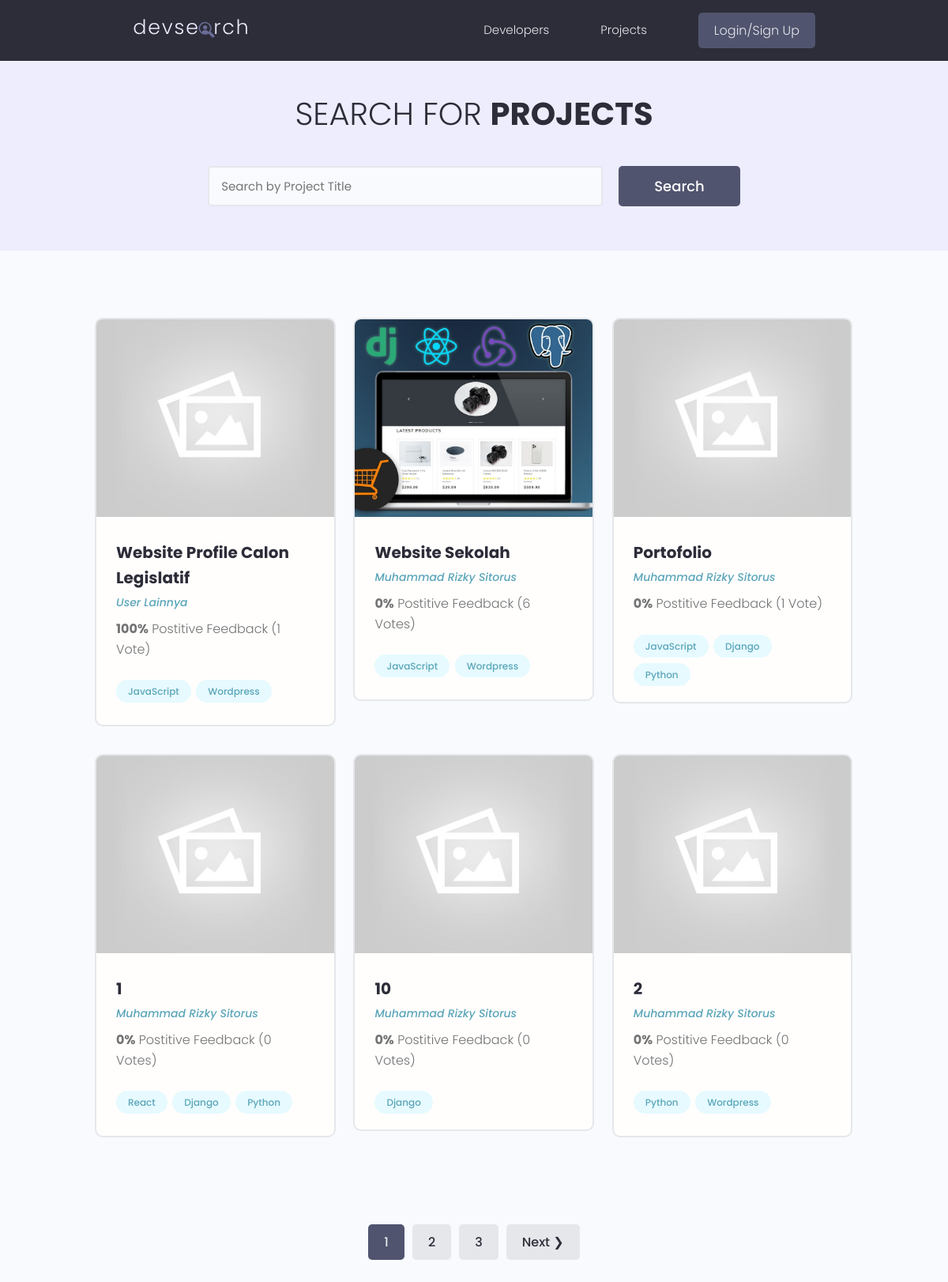
The page /projects/ on the database as committed earlier.
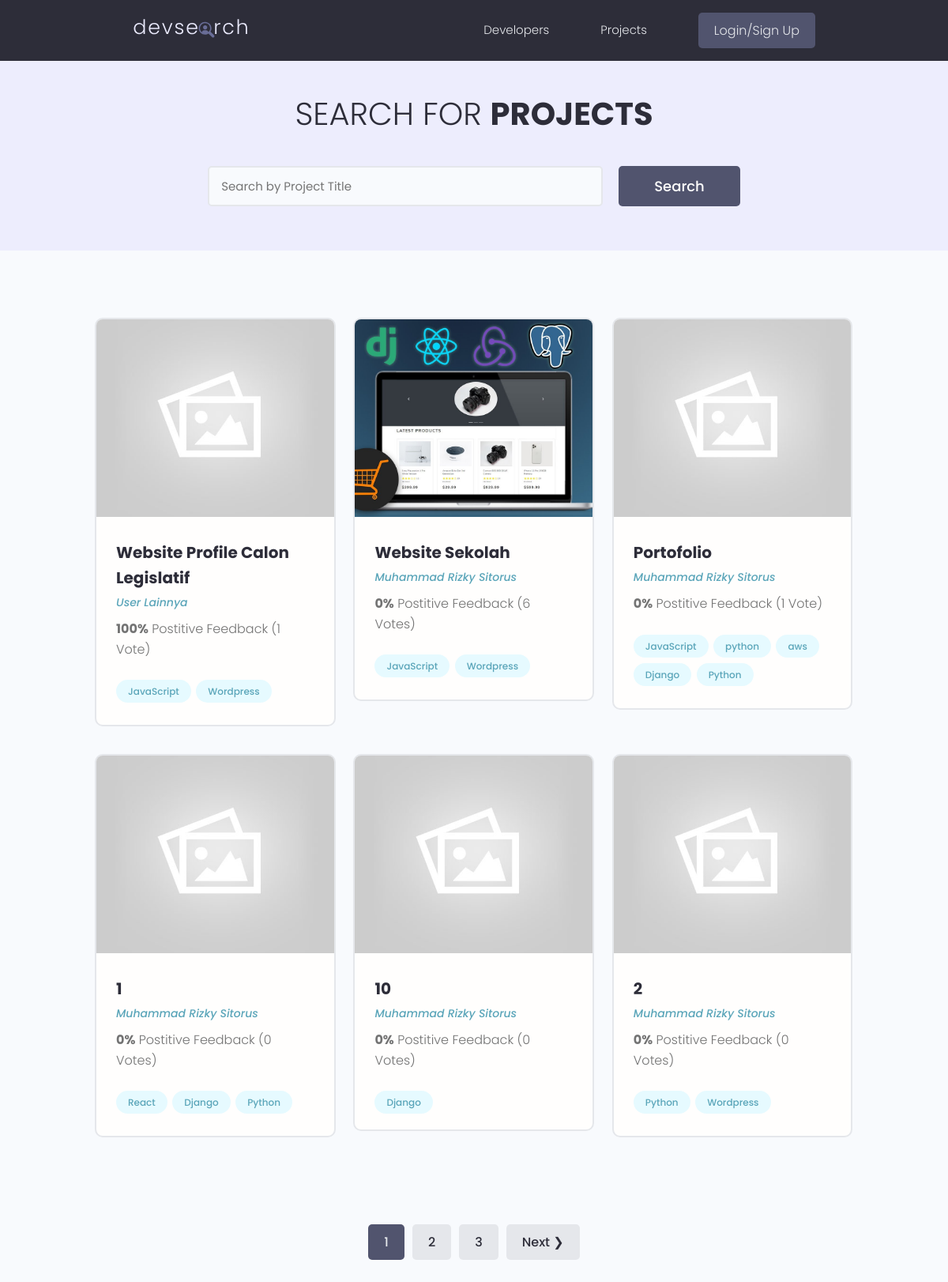
The same page on the database as committed later.
### projects/models.py (models this page shows, shortened)
class Project(models.Model):
    owner = models.ForeignKey("users.Profile", null=True, blank=True, on_delete=models.CASCADE)
    title = models.CharField(max_length=100)
    description = models.TextField(null=True, blank=True)
    featured_img = models.ImageField(null=True, blank=True, default='default.jpg')
    demo_link = models.CharField(max_length=2000, null=True, blank=True)
    source_link = models.CharField(max_length=2000, null=True, blank=True)
    tags = models.ManyToManyField('Tag', blank=True)
    vote_total = models.IntegerField(default=0, null=True, blank=True)
    vote_ratio = models.IntegerField(default=0, null=True, blank=True)
    created = models.DateTimeField(auto_now_add=True)
    id = models.UUIDField(default=uuid.uuid4, unique=True, primary_key=True, editable=False)
    class Meta:
        ordering = ['-vote_ratio', '-vote_total', 'title']

class Tag(models.Model):
    name = models.CharField(max_length=100)
    created = models.DateTimeField(auto_now_add=True)
    id = models.UUIDField(default=uuid.uuid4, unique=True, primary_key=True, editable=False)
    def __str__(self):
        return self.name

### users/models.py (models this page shows, shortened)
class Profile(models.Model):
    user = models.OneToOneField(User, on_delete=models.CASCADE, null=True, blank=True)
    name = models.CharField(max_length=200, null=True, blank=True)
    email = models.EmailField(max_length=254, null=True, blank=True)
    username = models.CharField(max_length=200, null=True, blank=True)
    locations = models.CharField(max_length=200, null=True, blank=True)
    short_intro = models.CharField(max_length=200, null=True, blank=True)
    bio = models.TextField(null=True, blank=True)
    profile_image = models.ImageField(null=True, blank=True, upload_to='profiles/', default='profiles/user-default.png')
    social_github = models.CharField(max_length=200, null=True, blank=True)
    social_linkedin = models.CharField(max_length=200, null=True, blank=True)
    social_website = models.CharField(max_length=200, null=True, blank=True)
    created = models.DateTimeField(auto_now_add=True)
    id = models.UUIDField(default=uuid.uuid4, unique=True, primary_key=True, editable=False)
    class Meta:
        ordering = ['created']

### projects/views.py (the view)
# urls.py: path("projects/", views.getProjects),
def projects(request):
    projects, search_query = searchProjects(request)
    custom_range, projects = paginateProjects(request, projects, 6)
    context = {
        'projects': projects,
        'search_query': search_query,
        'custom_range': custom_range,
        }
    return render(request, 'projects/projects.html', context)

### projects/utils.py (called while the page is built)
def paginateProjects(request, projects, results):
    page = request.GET.get('page')
    paginator = Paginator(projects, results)
    try:
        projects = paginator.page(page)
    except PageNotAnInteger:
        page=1
        projects = paginator.page(page)
    except EmptyPage:
        page=paginator.num_pages
        projects = paginator.page(page)
    leftIndex = (int(page) - 4)
    if leftIndex < 1:
        leftIndex = 1
    rightIndex = (int(page) + 5)
    if rightIndex > paginator.num_pages:
        rightIndex = paginator.num_pages + 1
    custom_range = range(leftIndex, rightIndex)
    return custom_range, projects

def searchProjects(request):
    seacrh_query = ''
    if request.GET.get('query'):
        seacrh_query = request.GET.get('query')
    tags = Tag.objects.filter(name__icontains=seacrh_query)
    projects = Project.objects.distinct().filter(
        Q(title__icontains=seacrh_query)|
        Q(description__icontains=seacrh_query)|
        Q(owner__name__icontains=seacrh_query)|
        Q(tags__in=tags)
        )
    return projects, seacrh_query

### projects/templates/projects/projects.html (shortened to what this page needs)
{% extends "main.html" %}
{% block content %}
<main class="projects">
    <section class="hero-section text-center">
      <div class="container container--narrow">
        <div class="hero-section__box">
          <h2>Search for <span>Projects</span></h2>
        </div>
        <div class="hero-section__search">
          <form class="form" action="{% url 'projects' %}" method="get">
            <div class="form__field">
              <input class="input input--text" id="formInput#search" type="text" name="query"
                value="{{search_query}}" placeholder="Search by Project Title" />
            </div>
            <input class="btn btn--sub btn--lg" type="submit" value="Search" />
          </form>
        </div>
      </div>
    </section>
    <section class="projectsList">
      <div class="container">
        <div class="grid grid--three">
        {% for project in projects %}
          <div class="column">
            <div class="card project">
              <a href="{% url 'project' project.id %}" class="project">
                <img class="project__thumbnail" src="{{ project.featured_img.url }}" alt="project thumbnail" />
                <div class="card__body">
                  <h3 class="project__title">{{ project.title }}</h3>
                  <p><a class="project__author" href="{% url 'user-profile' project.owner.id %}">{{ project.owner.name }}</a></p>
                  <p class="project--rating">
                    <span style="font-weight: bold;">{{ project.vote_ratio }}%</span> Postitive
                    Feedback ({{ project.vote_total }} Vote{{project.vote_total|pluralize:'s'}})
                  </p>
                  <div class="project__tags">
                    {% for tag in project.tags.all %}
                    <span class="tag tag--pill tag--main">
                      <small>{{tag}}</small>
                    </span>
                    {% endfor %}
                  </div>
                </div>
              </a>
            </div>
          </div>
        {% endfor %}
        </div>
      </div>
    </section>
    {% include "pagination.html" with queryset=projects %}
  </main>
{% endblock content %}

### templates/main.html (shortened to what this page needs)
{% load static %}
<!DOCTYPE html>
<html lang="en">
  <head>
    <link
      rel="stylesheet"
      href="https://cdn.iconmonstr.com/1.3.0/css/iconmonstr-iconic-font.min.css"
    />
    <link rel="stylesheet" href="{% static 'uikit/styles/uikit.css' %}" />
    <link rel="stylesheet" href="{% static 'styles/app.css' %}" />
  </head>
  <body>
    {% include "navbar.html" %}
    {% block content %}{% endblock content %}
  </body>
</html>

### templates/navbar.html (shortened to what this page needs)
 {% load static %}
<header class="header">
    <div class="container container--narrow">
      <a href="{% url 'profiles' %}" class="header__logo">
        <img src="{% static 'images/logo.svg' %}" alt="DevSearch Logo" />
      </a>
      <nav class="header__nav">
        <ul class="header__menu">
          <li class="header__menuItem"><a href="{% url 'profiles' %}">Developers</a></li>
          <li class="header__menuItem"><a href="{% url 'projects' %}">Projects</a></li>
          {% if request.user.is_authenticated %}
          <li class="header__menuItem"><a href="{% url 'inbox' %}">Inbox</a></li>
          <li class="header__menuItem"><a href="{% url 'account' %}">Account</a></li>
          <li class="header__menuItem"><a href="{% url 'logout' %}" class="btn btn--sub">Logout</a></li>
          {% else %}
          <li class="header__menuItem"><a href="{% url 'login' %}" class="btn btn--sub">Login/Sign Up</a></li>
          {% endif %}
        </ul>
      </nav>
    </div>
  </header>

### templates/pagination.html (shortened to what this page needs)
{% if queryset.has_other_pages %}
<div class="pagination">
  <ul class="container">
     {% for page in custom_range %} {% if page == queryset.number %}
    <li><a href="?page={{page}}" class="btn btn--sub">{{page}}</a></li>
    {% else %}
    <li><a href="?page={{page}}{% if search_query %}&query={{ search_query }}{% endif %}" class="btn">{{page}}</a></li>
    {% endif %} {% endfor %} {% if queryset.has_next %}
    <li>
      <a href="?page={{queryset.next_page_number}}" class="btn"
        >Next &#10095;</a
      >
    </li>
    {% endif %}
  </ul>
</div>
{% endif %}

### static/styles/app.css (style rules this page uses)
:root { --color-sub: #2d2d39; }
.btn--sub { background-color: var(--color-sub-light); }
.card { border: 2px solid var(--color-light); }
img { width: 100%; }
.header { position: sticky; z-index: 111; background-color: var(--color-sub); padding: 1.5rem 0; }
.header > .container { display: flex; justify-content: space-between; align-items: center; }
.header__logo > img { height: 3.8rem; }
.header__nav > ul { display: inline-flex; align-items: center; list-style: none; gap: 6.5rem; }
.header__menuItem > a { color: var(--color-light); font-weight: 300; }
.hero-section { height: 40vh; display: flex; align-items: center; background-color: var(--color-sub); }
.hero-section__box { margin-bottom: 4rem; }
.hero-section__box > h2, .hero-section__box > h2 > span { font-size: 4rem; color: var(--color-light); line-height: 1.3; text-transform: uppercase; }
.hero-section__box > h2 { font-weight: 300; }
.hero-section__box > h2 > span { font-weight: 700; }
.hero-section__search > .form { display: flex; align-items: center; justify-content: center; gap: 2rem; }
.hero-section__search > .form input.input--text { width: 50rem; }
.pagination { margin-top: 8rem; margin-bottom: 10rem; }
.pagination > ul { flex-wrap: wrap; list-style: none; display: flex; align-items: center; justify-content: center; gap: 1rem; }
.pagination .btn { color: var(--color-sub); }
.pagination .btn.btn--sub { color: var(--color-light); }
.project__author { font-size: 1.4rem; font-style: italic; }
.project--rating { margin-bottom: 1.6em; margin-top: .5em; }
.projects > .hero-section { background: var(--color-sub-lighter); height: 30vh; }
.projects .hero-section__box { margin-bottom: 2.5rem; }
.projects .hero-section__box > h2 { color: var(--color-sub); }
.projects .hero-section__box > h2 > span { font-weight: 700; color: var(--color-sub); }
.projectsList { margin-top: 8rem; }
.project__thumbnail { height: 25rem; object-fit: cover; object-position: top center; }
.project__title { font-size: 2rem; font-weight: 700; color: var(--color-sub); }

### static/uikit/styles/modules/_variables.css (style rules this page uses)
:root { --color-main: #5aa5b9; --color-main-light: #e6faff; --color-sub: #3f4156; --color-sub-light: #51546e; --color-sub-lighter: #ededfd; --color-text: #737373; --color-gray: #8b8b8b; --color-light: #e5e7eb; --color-light-gray: #767676; --color-bg: #f8fafd; --color-white: #fffefd; --color-white-light: #f3f3f3; --color-success: #359e64; --color-success-bg: #def8e8; --color-error: #fc4b0b; --color-error-bg: #fff2ee; --font-base: 'Poppins', arial, helvetica, 'Segoe UI', roboto, ubuntu, sans-serif; --font-monospace: 'Fira Code', 'Courier New', courier, monospace; --font-regular: 300; --font-medium: 500; --font-bold: 700; --generic-shadow: 1px 1px 5px #00000010; --generic-transition: all 0.3s ease-in-out; }

### static/uikit/styles/modules/_base.css (style rules this page uses)
* { margin: 0; padding: 0; box-sizing: border-box; text-rendering: optimizeLegibility; color: inherit; font-size: inherit; }
html { font-size: 50%; }
@media only screen and (min-width: 480px) { html { font-size: 56.25%; } }
@media only screen and (min-width: 1200px) { html { font-size: 62.5%; } }
body { line-height: 1.6; font-weight: 400; font-size: 1.5rem; color: var(--color-text); background-color: var(--color-bg); min-height: 100vh; }

### static/uikit/styles/modules/_typography.css (style rules this page uses)
* { font-family: var(--font-base); }
h2 { font-size: 3.6rem; font-weight: var(--font-bold); }
h3 { font-size: 3.2rem; font-weight: var(--font-medium); }
p, span, strong { font-size: 1.6rem; color: var(--color-text); font-weight: var(--font-regular); }
a { padding-bottom: 2px; text-decoration: none; display: inline-block; color: var(--color-main); font-weight: var(--font-medium); }

### static/uikit/styles/modules/_utilities.css (style rules this page uses)
.container { width: 92%; max-width: 165rem; margin: 0 auto; box-sizing: border-box; }
.container--narrow { width: 92%; max-width: 120rem; }
@media screen and (min-width: 1000px) { .container { width: 90%; } }
@media screen and (min-width: 1000px) { .container--narrow { width: 85%; } }
@media screen and (min-width: 1200px) { .container { width: 80%; } }
@media screen and (min-width: 1200px) { .container--narrow { width: 72%; } }
.text-center { text-align: center; }

### static/uikit/styles/modules/_card.css (style rules this page uses)
.card { border-radius: 1rem; background-color: var(--color-white); border: 1.5px solid var(--color-light); width: auto; height: auto; margin-top: 0.5rem; margin-bottom: 0.5rem; overflow: hidden; }
.card__body, .card__header { padding: 2rem 2.5rem; }

Rows that differ between the two databases and show on the page:
added Tag: name "python", shown under Project "Portofolio"
added Tag: name "aws", shown under Project "Portofolio"
